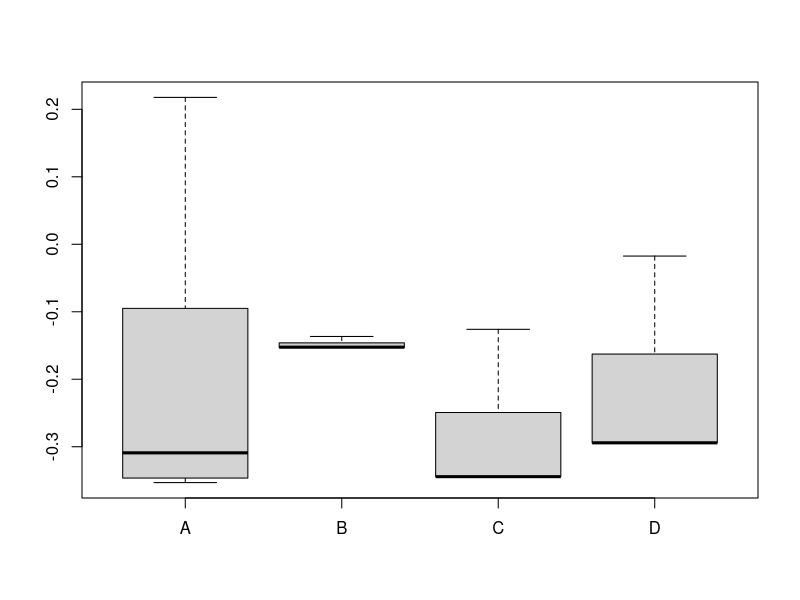
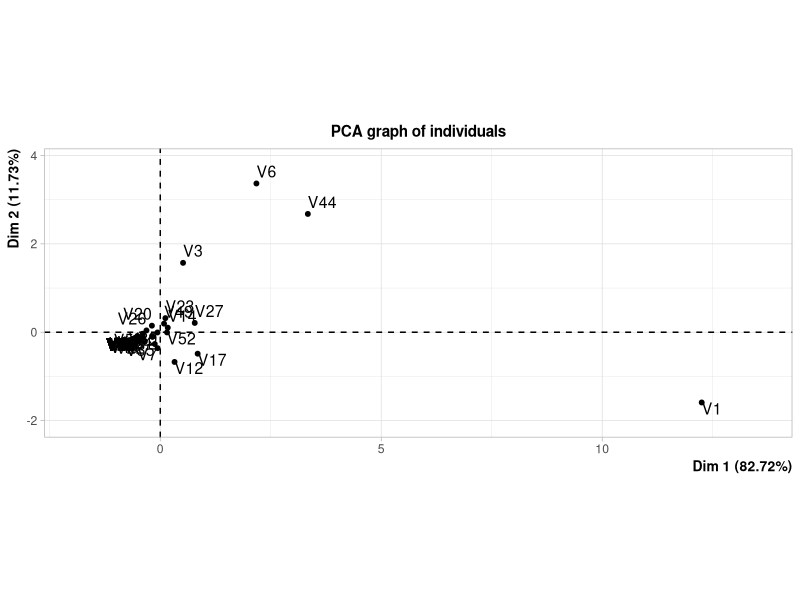
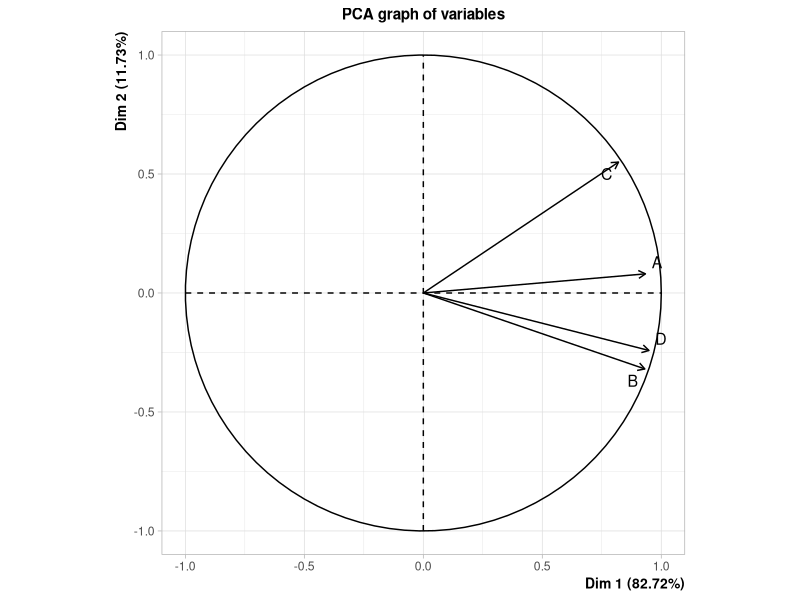
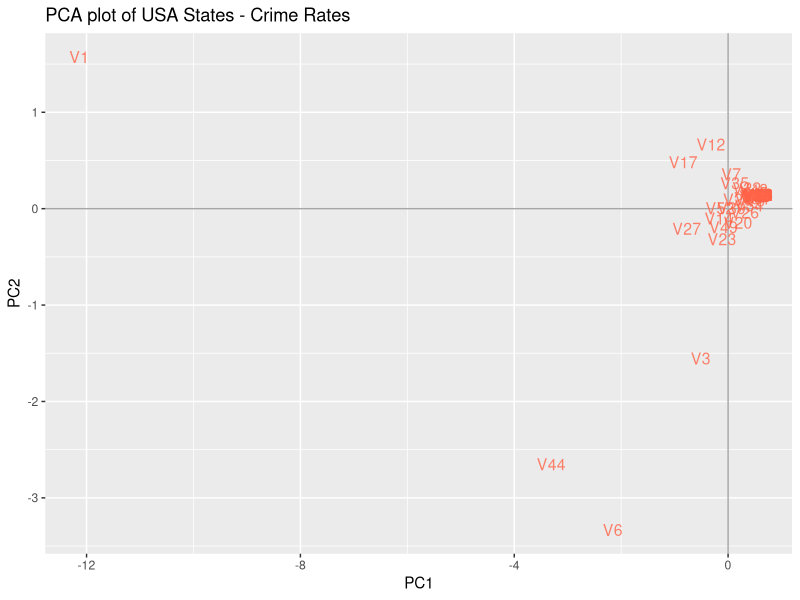
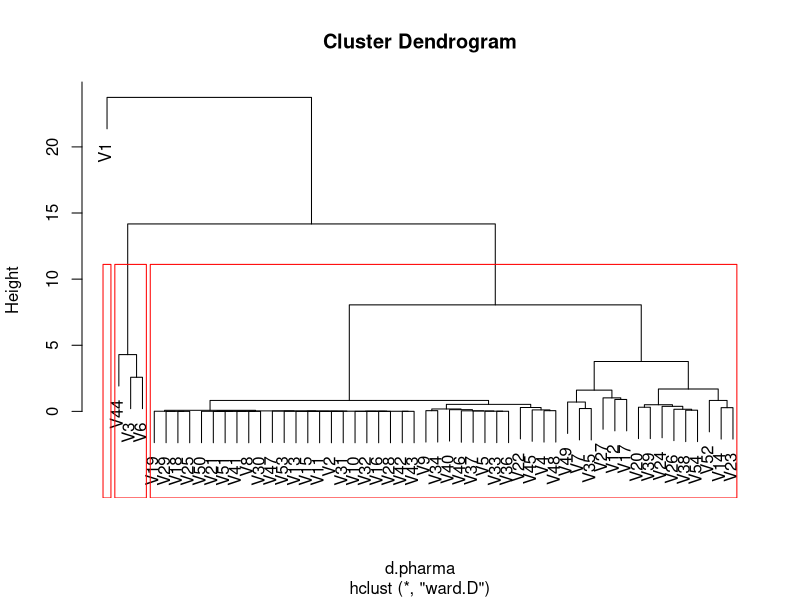

These charts were generated, in order, by the following R code: (Note: this script raises an error after producing the figures.)
Pharma <- read.csv("./Data/Pharma.csv", sep=";")
names(Pharma)

Pharma[is.na(Pharma)]<-0

library(reshape)

# 2 CA 
# 3 TVA sur Bien immobilisé
# 4 CA a l'export
# 5 CA Europe



Pharma[,15:18] <- Pharma[,15:18]*12
Pharma[,19:22] <- Pharma[,19:22]*1
Pharma[,23:26]<- Pharma[,23:26]*4

V = data.frame(row.names=c('A', 'B', 'C', 'D'))

for(i in 1:length(Pharma[,1])){
  
  V[i] = c(sum(Pharma[i,c(3,7,11)]), sum(Pharma[i,c(4,8,12)]), sum(Pharma[i,c(5,9,13)]), sum(Pharma[i,c(6,10,14)]))
  
  
}

Z = data.frame(row.names=c('Diff'))

V <- t(V)

for(i in 1:length(Pharma[,1])){
  
  Z[i] = V[i,'A']-V[i,'C']-V[i,'D']
  
  
}

scaled.dat <- scale(V)

boxplot(scaled.dat, outline = FALSE)


d.pharma = dist(scaled.dat)
col  <- kmeans(V, 3)

library(FactoMineR)

P<-PCA(scaled.dat)

P$eig

pca = prcomp(V, scale. = TRUE)

names(pca)
pca$x

PC1 <- pca$x[,'PC1']
PC2 <- pca$x[,'PC2']

scores = as.data.frame(pca$x)

library(ggplot2)

# plot of observations
ggplot(data = V, aes(x = PC1, y = PC2, label = rownames(scores))) +
  geom_hline(yintercept = 0, colour = "gray65") +
  geom_vline(xintercept = 0, colour = "gray65") +
  geom_text(colour = "tomato", alpha = 0.8, size = 4) +
  ggtitle("PCA plot of USA States - Crime Rates")


fit <- hclust(d.pharma, method="ward") 
plot(fit) # display dendogram
groups <- cutree(fit, k=3) # cut tree into 5 clusters
# draw dendogram with red borders around the 5 clusters 
rect.hclust(fit, k=3, border="red")

outlier(V, opposite = FALSE, logical = FALSE)

formule = A ~ B * C * D

reg <- lm(formule, data.frame(V))

boxplot(reg$residuals, outline = FALSE )
